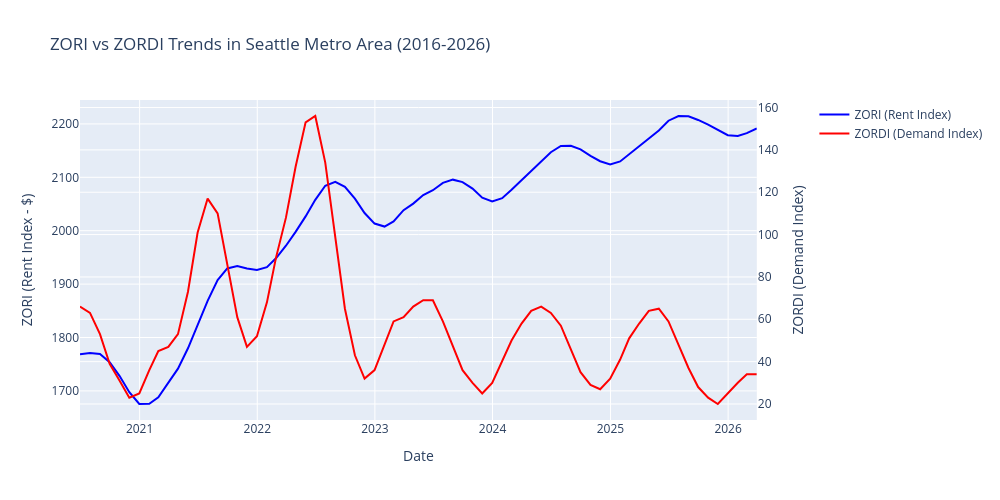

The cell this chart's notebook holds for it:
### Markdown cell above
**ZORI Growth Analysis (supports Question 2):**  
This visualization answers **Question 2** — *Over the last ten years, by what percentage has ZORI increased in my neighborhood, and how does that compare to the metro area and national ZORI growth?*

**Why this chart type:** I split the view into two panels because they answer different parts of the question. The **line chart (left)** shows monthly ZORI levels from 2016–2026 for **Bellevue (98004)**, **Seattle metro**, and the **United States**. The right format for a time series when you want to see *direction, timing, and relative level* over a decade. The **grouped bar chart (right)** shows **year-over-year percent change** by calendar year, which makes it easier to compare *how fast* rent grew in each region in a given year — not just where each series ended up.

**What I want the reader to take away:** All three regions saw **rising ZORI** over this period, but **Bellevue (98004) grew more slowly (+37%)** than **Seattle metro (+56%)** and the **U.S. (+60%)** (beginning of the series to the end)— matching the pandas totals in Section 3. The lines separate over time, especially after 2020, while the bars show that growth was **not steady every year** (for example, a weaker year around 2020 and a stronger spike in 2021 for the zip). Together, the charts support the Section 3 finding that Bellevue’s rent index increased, but **lagged broader metro and national rent growth** — useful context for how “hot” the local rental market has been relative to benchmarks.

### Code cell
# ZORI vs ZORDI Comparison for Seattle Metro Area (2016-2026)
import pandas as pd
import plotly.graph_objects as go
from plotly.subplots import make_subplots

# Load ZORI and ZORDI data
zori_metro = pd.read_csv('Zori_Metro_uc_sfrcondomfr_sm_month.csv')
zordi_metro = pd.read_csv('Zordi_Metro_uc_condo_month.csv')

# Filter for Seattle metro area
seattle_zori = zori_metro[zori_metro['RegionName'] == 'Seattle, WA'].copy()
seattle_zordi = zordi_metro[zordi_metro['RegionName'] == 'Seattle, WA'].copy()

# Get date columns (starting from 2016)
zori_date_cols = [col for col in seattle_zori.columns if col.startswith('20') and col >= '2016-01-31']
zordi_date_cols = [col for col in seattle_zordi.columns if col.startswith('20') and col >= '2016-01-31']

# Melt ZORI data
zori_long = seattle_zori.melt(
    id_vars=['RegionID', 'RegionName', 'RegionType', 'StateName'],
    value_vars=zori_date_cols,
    var_name='Date',
    value_name='ZORI'
)

# Melt ZORDI data
zordi_long = seattle_zordi.melt(
    id_vars=['RegionID', 'RegionName', 'RegionType', 'StateName'],
    value_vars=zordi_date_cols,
    var_name='Date',
    value_name='ZORDI'
)

# Convert dates and merge
zori_long['Date'] = pd.to_datetime(zori_long['Date'])
zordi_long['Date'] = pd.to_datetime(zordi_long['Date'])

# Merge the datasets
merged = pd.merge(zori_long[['Date', 'ZORI']], zordi_long[['Date', 'ZORDI']], on='Date', how='inner')
merged = merged.sort_values('Date')

# Create dual-axis subplot
fig = make_subplots(specs=[[{"secondary_y": True}]])

# Add ZORI trace (left axis - rent prices)
fig.add_trace(
    go.Scatter(
        x=merged['Date'], 
        y=merged['ZORI'], 
        name="ZORI (Rent Index)",
        line=dict(color='blue', width=2)
    ),
    secondary_y=False,
)

# Add ZORDI trace (right axis - demand index)
fig.add_trace(
    go.Scatter(
        x=merged['Date'], 
        y=merged['ZORDI'], 
        name="ZORDI (Demand Index)",
        line=dict(color='red', width=2)
    ),
    secondary_y=True,
)

# Update layout
fig.update_layout(
    title_text="ZORI vs ZORDI Trends in Seattle Metro Area (2016-2026)",
    height=500,
    width=1000,
    hovermode='x unified'
)

# Update axes labels
fig.update_xaxes(title_text="Date")
fig.update_yaxes(title_text="ZORI (Rent Index - $)", secondary_y=False)
fig.update_yaxes(title_text="ZORDI (Demand Index)", secondary_y=True)

# Show the chart
fig.show()

### Figure 1 — Plotly figure (JSON) as saved in the notebook; plotly's stock layout.template omitted (floating-point values rounded to 4 significant figures)
{"data": [{"line": {"color": "blue", "width": 2}, "name": "ZORI (Rent Index)", "type": "scatter", "x": ["2020-06-30T00:00:00", "2020-07-31T00:00:00", "2020-08-31T00:00:00", "2020-09-30T00:00:00", "2020-10-31T00:00:00", "2020-11-30T00:00:00", "2020-12-31T00:00:00", "2021-01-31T00:00:00", "2021-02-28T00:00:00", "2021-03-31T00:00:00", "2021-04-30T00:00:00", "2021-05-31T00:00:00", "2021-06-30T00:00:00", "2021-07-31T00:00:00", "2021-08-31T00:00:00", "2021-09-30T00:00:00", "2021-10-31T00:00:00", "2021-11-30T00:00:00", "2021-12-31T00:00:00", "2022-01-31T00:00:00", "2022-02-28T00:00:00", "2022-03-31T00:00:00", "2022-04-30T00:00:00", "2022-05-31T00:00:00", "2022-06-30T00:00:00", "2022-07-31T00:00:00", "2022-08-31T00:00:00", "2022-09-30T00:00:00", "2022-10-31T00:00:00", "2022-11-30T00:00:00", "2022-12-31T00:00:00", "2023-01-31T00:00:00", "2023-02-28T00:00:00", "2023-03-31T00:00:00", "2023-04-30T00:00:00", "2023-05-31T00:00:00", "2023-06-30T00:00:00", "2023-07-31T00:00:00", "2023-08-31T00:00:00", "2023-09-30T00:00:00", "2023-10-31T00:00:00", "2023-11-30T00:00:00", "2023-12-31T00:00:00", "2024-01-31T00:00:00", "2024-02-29T00:00:00", "2024-03-31T00:00:00", "2024-04-30T00:00:00", "2024-05-31T00:00:00", "2024-06-30T00:00:00", "2024-07-31T00:00:00", "2024-08-31T00:00:00", "2024-09-30T00:00:00", "2024-10-31T00:00:00", "2024-11-30T00:00:00", "2024-12-31T00:00:00", "2025-01-31T00:00:00", "2025-02-28T00:00:00", "2025-03-31T00:00:00", "2025-04-30T00:00:00", "2025-05-31T00:00:00", "2025-06-30T00:00:00", "2025-07-31T00:00:00", "2025-08-31T00:00:00", "2025-09-30T00:00:00", "2025-10-31T00:00:00", "2025-11-30T00:00:00", "2025-12-31T00:00:00", "2026-01-31T00:00:00", "2026-02-28T00:00:00", "2026-03-31T00:00:00"], "xaxis": "x", "y": [1769.0, 1771.0, 1769.0, 1754.0, 1728.0, 1698.0, 1675.0, 1676.0, 1688.0, 1714.0, 1742.0, 1780.0, 1824.0, 1869.0, 1908.0, 1929.0, 1934.0, 1929.0, 1926.0, 1932.0, 1948.0, 1972.0, 1998.0, 2027.0, 2058.0, 2084.0, 2092.0, 2082.0, 2060.0, 2033.0, 2013.0, 2008.0, 2017.0, 2038.0, 2051.0, 2067.0, 2076.0, 2090.0, 2096.0, 2091.0, 2079.0, 2062.0, 2055.0, 2061.0, 2077.0, 2095.0, 2112.0, 2132.0, 2147.0, 2159.0, 2159.0, 2152.0, 2140.0, 2130.0, 2124.0, 2130.0, 2143.0, 2158.0, 2173.0, 2188.0, 2206.0, 2215.0, 2214.0, 2207.0, 2199.0, 2189.0, 2179.0, 2178.0, 2183.0, 2192.0], "yaxis": "y"}, {"line": {"color": "red", "width": 2}, "name": "ZORDI (Demand Index)", "type": "scatter", "x": ["2020-06-30T00:00:00", "2020-07-31T00:00:00", "2020-08-31T00:00:00", "2020-09-30T00:00:00", "2020-10-31T00:00:00", "2020-11-30T00:00:00", "2020-12-31T00:00:00", "2021-01-31T00:00:00", "2021-02-28T00:00:00", "2021-03-31T00:00:00", "2021-04-30T00:00:00", "2021-05-31T00:00:00", "2021-06-30T00:00:00", "2021-07-31T00:00:00", "2021-08-31T00:00:00", "2021-09-30T00:00:00", "2021-10-31T00:00:00", "2021-11-30T00:00:00", "2021-12-31T00:00:00", "2022-01-31T00:00:00", "2022-02-28T00:00:00", "2022-03-31T00:00:00", "2022-04-30T00:00:00", "2022-05-31T00:00:00", "2022-06-30T00:00:00", "2022-07-31T00:00:00", "2022-08-31T00:00:00", "2022-09-30T00:00:00", "2022-10-31T00:00:00", "2022-11-30T00:00:00", "2022-12-31T00:00:00", "2023-01-31T00:00:00", "2023-02-28T00:00:00", "2023-03-31T00:00:00", "2023-04-30T00:00:00", "2023-05-31T00:00:00", "2023-06-30T00:00:00", "2023-07-31T00:00:00", "2023-08-31T00:00:00", "2023-09-30T00:00:00", "2023-10-31T00:00:00", "2023-11-30T00:00:00", "2023-12-31T00:00:00", "2024-01-31T00:00:00", "2024-02-29T00:00:00", "2024-03-31T00:00:00", "2024-04-30T00:00:00", "2024-05-31T00:00:00", "2024-06-30T00:00:00", "2024-07-31T00:00:00", "2024-08-31T00:00:00", "2024-09-30T00:00:00", "2024-10-31T00:00:00", "2024-11-30T00:00:00", "2024-12-31T00:00:00", "2025-01-31T00:00:00", "2025-02-28T00:00:00", "2025-03-31T00:00:00", "2025-04-30T00:00:00", "2025-05-31T00:00:00", "2025-06-30T00:00:00", "2025-07-31T00:00:00", "2025-08-31T00:00:00", "2025-09-30T00:00:00", "2025-10-31T00:00:00", "2025-11-30T00:00:00", "2025-12-31T00:00:00", "2026-01-31T00:00:00", "2026-02-28T00:00:00", "2026-03-31T00:00:00"], "xaxis": "x", "y": [66.0, 63.0, 53.0, 39.0, 31.0, 23.0, 25.0, 36.0, 45.0, 47.0, 53.0, 73.0, 101.0, 117.0, 110.0, 86.0, 61.0, 47.0, 52.0, 68.0, 89.0, 108.0, 132.0, 153.0, 156.0, 134.0, 98.0, 65.0, 43.0, 32.0, 36.0, 48.0, 59.0, 61.0, 66.0, 69.0, 69.0, 59.0, 47.0, 36.0, 30.0, 25.0, 30.0, 40.0, 50.0, 58.0, 64.0, 66.0, 63.0, 57.0, 46.0, 35.0, 29.0, 27.0, 32.0, 41.0, 51.0, 58.0, 64.0, 65.0, 59.0, 48.0, 37.0, 28.0, 23.0, 20.0, 25.0, 30.0, 34.0, 34.0], "yaxis": "y2"}], "layout": {"height": 500, "hovermode": "x unified", "title": {"text": "ZORI vs ZORDI Trends in Seattle Metro Area (2016-2026)"}, "width": 1000, "xaxis": {"anchor": "y", "domain": [0, 0.94], "title": {"text": "Date"}}, "yaxis": {"anchor": "x", "domain": [0, 1], "title": {"text": "ZORI (Rent Index - $)"}}, "yaxis2": {"anchor": "x", "overlaying": "y", "side": "right", "title": {"text": "ZORDI (Demand Index)"}}}}
